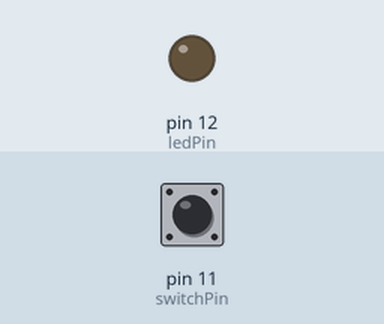
The sketch below on a simulated Arduino Uno, built with avr-gcc and run on an emulated ATmega328P. Shown: output pins drawn as LEDs (lit = HIGH). The test bench sets the inputs (shaded band); at power-on: pin 11 (switchPin) LOW.

Above: at 1.2 s.
1.3 s: pin 11 (switchPin) pulsed HIGH 5 times (0.12 s each, 0.3 s apart)
At 3.2 s:
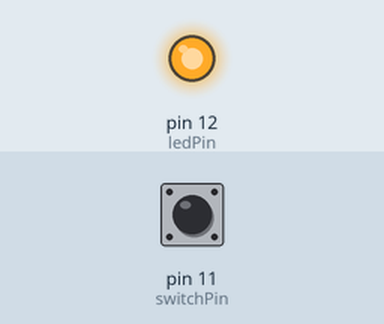
4.3 s: pin 11 (switchPin) pulled HIGH for 0.15 s
At 4.6 s:
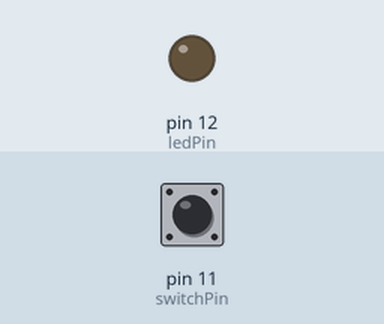
Timing chart, 0 to 7.3 s (numbered marks = the images above; inputs shaded):
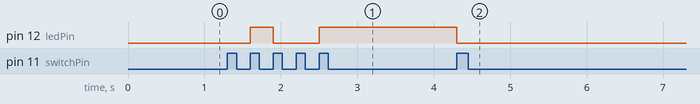

Measured:
- after the input at 1.3 s, pin 12 (ledPin): LOW → HIGH after 0.30 s, → LOW 0.30 s later, → HIGH 0.60 s later
- after the input at 4.3 s, pin 12 (ledPin): HIGH → LOW at once

The sketch:

SwitchLED.ino
```cpp
int ledPin = 12;
int switchPin = 11;
boolean lastButton = LOW;
boolean ledOn = false ;

void setup()
{
  pinMode (ledPin, OUTPUT);
  pinMode (switchPin, INPUT);

}

void loop()
{
  if(digitalRead (switchPin) == HIGH && lastButton == LOW)
   {
    ledOn = !ledOn;
    lastButton = HIGH;
   }
   else
   {
    lastButton = digitalRead (switchPin);
   }
   digitalWrite (ledPin, ledOn);
}
```
